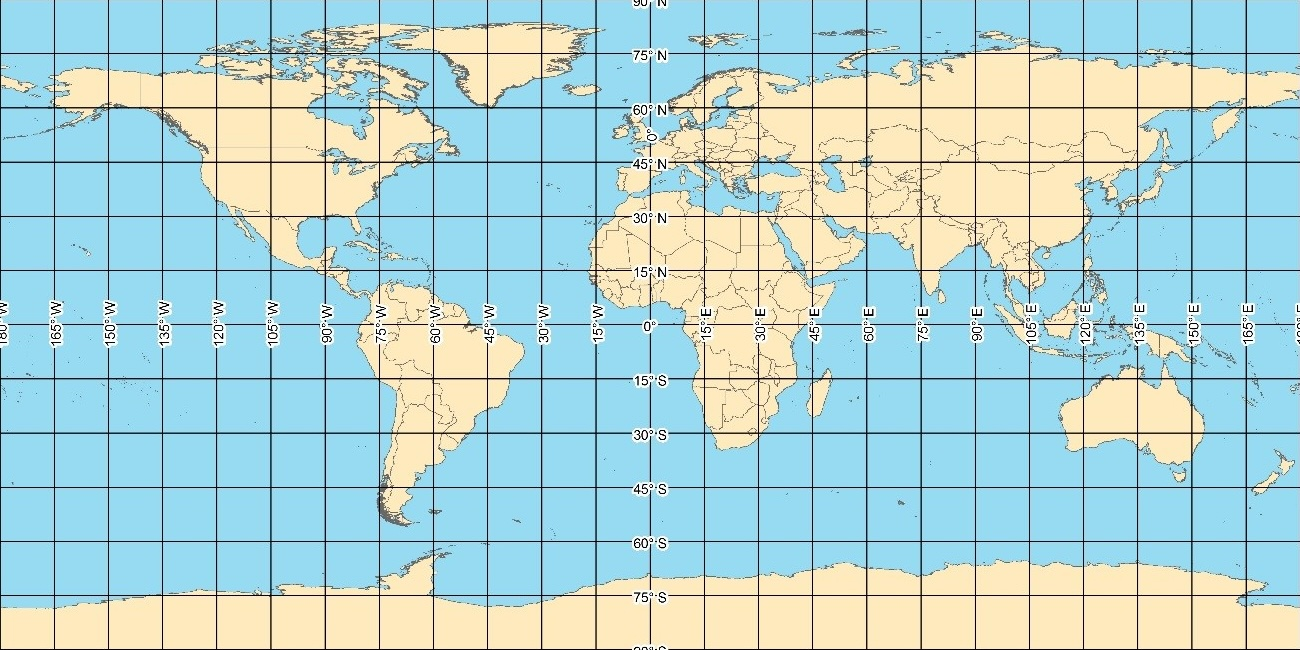
#> input picture earth.jpg, 1300 x 650 px
$ python calculate_impact.py
#> lines starting #> are read from the running program, lines starting #| are printed output that depends on the picture
### helpers.py
import numpy as np
import math

# Helper functions for the impact calculation

def calc_LTO(ei_vector, fuel_flow_vec):
    """
    Returns full LTO cycle fuel burn (kg) and emissions
    for the given species (assume TO/CO/App/Taxi) per engine

    :param ei_vector: LTO emissions index vector (given for an engine)
    :param fuel_flow_vec: LTO fuel flow vector (given for an engine)
    :return: LTO emissions
    """
    deltat_LTO = np.array([0.7 * 60, 2.2 * 60, 4 * 60, 26 * 60])
    emissions = np.sum(fuel_flow_vec * ei_vector * deltat_LTO)
    return emissions


def cruise_mission(origin, destination, mach):
    """
    Returns total distance and flight time to travel between
    two latitude/longitude tuples

    :param origin: latitude, longitude tuple of origin
    :param destination: latitude, longitude tuple of destination
    :param mach: cruise mach number
    :return: distance, time cruising
    """
    phi_0 = origin[0] * np.pi / 180
    phi_1 = destination[0] * np.pi / 180
    lam_0 = origin[1] * np.pi / 180
    lam_1 = destination[1] * np.pi / 180
    T = 216.6  # in K at alt = 11000 m (near optimum altitude)
    gamma = 1.4
    R = 8.314
    r_earth = 6371 * 10**3
    M_air = 28.97 * 10**-3
    V = mach * np.sqrt((gamma * R * T) / M_air)
    D = r_earth * np.arccos(
        np.sin(phi_0) * np.sin(phi_1)
        + np.cos(phi_0) * np.cos(phi_1) * np.cos(lam_1 - lam_0)
    )
    return D, D / V


def cruise_fuel(L_over_D, distance, mass_initial):
    """
    Returns total fuel burn (kg) required to cruise between locations

    :param L_over_D: Lift to drag ratio of the aircraft
    :param distance: cruise distance flown
    :param mass_initial: mass of payload + OEW
    :return: cruise fuel consumption by mass
    """

    reserve = 0.1  # 10 percent of cruise fuel kept reserve
    eta_0 = 0.3
    LHV = 43.1 * 10**6
    C = 9.81 / (L_over_D * LHV * eta_0)
    fuelmass_cruise = (mass_initial * (np.exp(C * distance) - 1)) / (
        1 - reserve * (np.exp(C * distance) - 1)
    )
    return fuelmass_cruise


def NOx_EI(ei_vector, M, T, p, fuel_flow):
    """
    Returns NOx emissions index at cruise conditions using BFFM2

    :param ei_vector: LTO emissions index vector (given for an engine)
    :param M: cruise mach number
    :param T: temperature at cruise
    :param p: pressure at cruise
    :param fuel_flow: cruise fuel flow rate
    :return: NOx_EI after BFFM2
    """
    theta = T / 288.15  # in K at alt = 11000 m (near optimum altitude)
    delta = p / 101325  # in Pa at alt = 11000 m (near optimum altitude)
    fuel_flow_surf = fuel_flow * (theta**3.8 / delta) * np.exp(0.2 * M**2)
    deltat_LTO = np.array([0.7 * 60, 2.2 * 60, 4 * 60, 26 * 60])
    NOx_EI_SL = np.interp(fuel_flow_surf, deltat_LTO, ei_vector)
    H = -19 * -0.0063
    NOx_EI = NOx_EI_SL * np.sqrt(delta**1.02 / theta**3.3) * np.exp(H)
    return NOx_EI


def nvPM_EI(ei_nvpm_w, ei_nvpm_n, M, T, p, fuel_flow):
    """
    Returns nvPM emissions indices (mass, number) at cruise conditions using either BFFM2

    :param ei_nvpm_w:  LTO emissions index vector for nvpm by weight (given for an engine)
    :param ei_nvpm_n: LTO emissions index vector for nvpm by mass (given for an engine)
    :param M: cruise mach number
    :param T: temperature at cruise
    :param p: pressure at cruise
    :param fuel_flow: cruise fuel flow rate
    :return: nvpm_w_EI, nvpm_n_EI after BFFM2
    """
    theta = T / 288.15  # in K at alt = 11000 m (near optimum altitude)
    delta = p / 101325  # in Pa at alt = 11000 m (near optimum altitude)
    fuel_flow_surf = fuel_flow * (theta**3.8 / delta) * np.exp(0.2 * M**2)
    deltat_LTO = np.array([0.7 * 60, 2.2 * 60, 4 * 60, 26 * 60])
    nvpm_w_EI_SL = np.interp(fuel_flow_surf, deltat_LTO, ei_nvpm_w)
    nvpm_n_EI_SL = np.interp(fuel_flow_surf, deltat_LTO, ei_nvpm_n)
    nvpm_w_EI = nvpm_w_EI_SL * (theta**3.3 / delta**1.02)
    nvpm_n_EI = nvpm_n_EI_SL * (theta**3.3 / delta**1.02)
    return nvpm_w_EI, nvpm_n_EI


def calc_waypoints(start, end, N):
    """
    Returns vector of N latitude, longitude pairs of evenly-spaced waypoints
    along the great circle route between start and end points

    :param start: latitude, longitude tuple of start (in degrees)
    :param end: latitude, longitude tuple of end (in degrees)
    :param N: number of waypoints (including start and end)
    :return: list of (lat, lon) tuples
    """
    if N < 2:
        raise ValueError("N must be at least 2")

    # Convert to radians
    lat1, lon1 = math.radians(start[0]), math.radians(start[1])
    lat2, lon2 = math.radians(end[0]), math.radians(end[1])

    # Calculate angular distance using haversine
    dlat = lat2 - lat1
    dlon = lon2 - lon1
    a = math.sin(dlat/2)**2 + math.cos(lat1) * math.cos(lat2) * math.sin(dlon/2)**2
    d = 2 * math.atan2(math.sqrt(a), math.sqrt(1-a))

    waypoints = []

    for i in range(N):
        # Fraction along the route (0 to 1)
        f = i / (N - 1)

        # Interpolate along the great circle
        A = math.sin((1-f)*d) / math.sin(d)
        B = math.sin(f*d) / math.sin(d)

        x = A * math.cos(lat1) * math.cos(lon1) + B * math.cos(lat2) * math.cos(lon2)
        y = A * math.cos(lat1) * math.sin(lon1) + B * math.cos(lat2) * math.sin(lon2)
        z = A * math.sin(lat1) + B * math.sin(lat2)

        # Convert back to lat/lon
        lat = math.atan2(z, math.sqrt(x**2 + y**2))
        lon = math.atan2(y, x)

        # Convert to degrees
        waypoints.append((math.degrees(lat), math.degrees(lon)))

    return waypoints


# [22 lines left out: functions calc_burden, calc_column, not called in this run]

### calculate_impact.py
import numpy as np
import helpers
import sys
import matplotlib.pyplot as plt

np.set_printoptions(legacy='1.25')

# Chosen LEGACY AIRLINE test

def main():
    # Airbus A321 neo data
    max_TO_weight = 97.0 # in tonnes
    fuel_capacity = 26.3 # in tonnes
    mach = 0.78 # cruise Mach
    range = 7400 # in km
    seating = 206 # people
    cruise_LtoD = 20

    # Pratt and Whitney engine data
    fuel_flow = np.array([1.023, 0.839, 0.279, 0.099]) # in kg/s
    EI_NOx = np.array([28.88, 22.01, 10.79, 5.74]) # in g/kg
    EI_nvpm_w = np.array([37.7, 31.4, 0.4, 2.7]) # in mg/kg
    EI_nvpm_n = np.array([3.12*10**14, 4.01*10**14, 4.07*10**13, 3.25*10**14]) # in number/kg

    # Airport data in degrees
    lhr = (51.477500, -0.461389)
    bos = (42.363056, -71.006389)

    # LTO Fuel emissions
    mass_fuel_LTO = 2 * helpers.calc_LTO(np.array([1,1,1,1]),fuel_flow)/1000 # in tonnes
    NOx_LTO = 2 * helpers.calc_LTO(EI_NOx,fuel_flow) / 1000 # in kg
    nvpm_w_LTO = 2 * helpers.calc_LTO(EI_nvpm_w,fuel_flow) / 1000 # in g
    nvpm_n_LTO = 2 * helpers.calc_LTO(EI_nvpm_n,fuel_flow) # in number

    # Cruise mission
    distance, time = helpers.cruise_mission(lhr, bos, mach) # in m, secs
    if distance > range*10**3:
        sys.exit("Range exceeded")

    # Cruise fuel
    mass_init = 0.85 * seating * 0.1 + 50.1 # in tonnes w/o fuel ie payload + OEW
    mass_fuel_cruise = helpers.cruise_fuel(cruise_LtoD, distance, mass_init) # in tonnes
    mass_TO = mass_init + mass_fuel_LTO + mass_fuel_cruise # in tonnes

    if mass_fuel_cruise > fuel_capacity:
        sys.exit("Fuel capacity exceeded")
    elif mass_TO > max_TO_weight:
        sys.exit("Maximum take off weight exceeded")

    # Cruise emissions
    CO2_cruise = 3.16 * mass_fuel_cruise # in tonnes
    H2O_cruise = 1.24 * mass_fuel_cruise # in tonnes
    SO2_cruise = mass_fuel_cruise * 0.0006 * 0.98 * 2 * 1000 # in kg assuming 600 ppm FSC
    H2SO4_cruise = mass_fuel_cruise * 0.0006 * 0.02 * 3.0625 * 1000 # in kg assuming 600 ppm FSC

    fuel_flow_cruise = mass_fuel_cruise*1000/(2*time) # per engine in kg/s
    NOx_cruise =  2 * mass_fuel_cruise * helpers.NOx_EI(EI_NOx, mach, 216.6, 22631.7, fuel_flow_cruise) # in kg (tonnes * g/kg)

    EI_nvpm_w_cruise, EI_nvpm_n_cruise = helpers.nvPM_EI(EI_nvpm_w, EI_nvpm_n, mach, 216.6, 22631.7, fuel_flow_cruise) # in mg/kg, number/kg
    nvpm_w_cruise = 2 * mass_fuel_cruise * EI_nvpm_w_cruise # in g (tonnes * mg/kg)
    nvpm_n_cruise =  2 * mass_fuel_cruise * EI_nvpm_n_cruise * 1000 # in number

    # Summarise LTO and cruise emissions and print to user
    summary_LTO = {
        "Fuel_LTO" : [mass_fuel_LTO, "tonnes"],
        "NOx_LTO": [NOx_LTO, "kg"],
        "nvpm_w_LTO": [nvpm_w_LTO, "g"],
        "nvpm_n_LTO": [nvpm_n_LTO, "by #"]
    }

    summary_cruise = {
        "Fuel_cruise" : [mass_fuel_cruise, "tonnes"],
        "NOx_cruise": [NOx_cruise, "kg"],
        "nvpm_w_cruise": [nvpm_w_cruise, "g"],
        "nvpm_n_cruise": [nvpm_n_cruise, "by #"],
        "CO2_cruise": [CO2_cruise, "tonnes"],
        "H2O_cruise": [H2O_cruise, "tonnes"],
        "SO2_cruise": [SO2_cruise, "kg"],
        "H2SO4_cruise": [H2SO4_cruise, "kg"],
    }

    print("")

    for key, value in summary_LTO.items():
        print(f"{key:<{14}} : {value[0]:<{10}.4g} {value[1]}")

    print("\n")

    for key, value in summary_cruise.items():
        print(f"{key:<{14}} : {value[0]:<{10}.4g} {value[1]}")

    print("\n")


    # Generate waypoints along great circle for the flight path
    waypoints = helpers.calc_waypoints(lhr, bos, 50)

    print("Waypoints from London to Boston shown on plot\n")

    lat_val = [x[0] for x in waypoints]
    lon_val = [x[1] for x in waypoints]
    img = plt.imread("earth.jpg")
#> img is the input picture: shape (650, 1300, 3); mean R, G, B 177.5, 211.6, 212.2
    plt.scatter(lon_val, lat_val, marker="x", c="r")
    plt.imshow(img, extent=[-180, 180, -90, 90])
    plt.show()
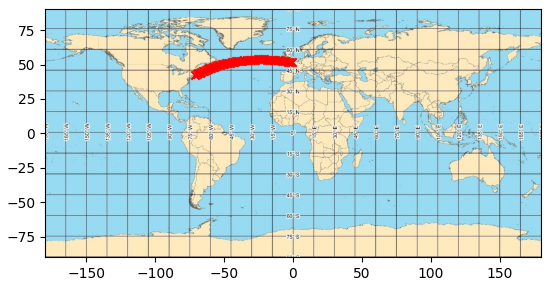
#> figure drawn by matplotlib, 1 panel


if __name__ == "__main__":
    main()
